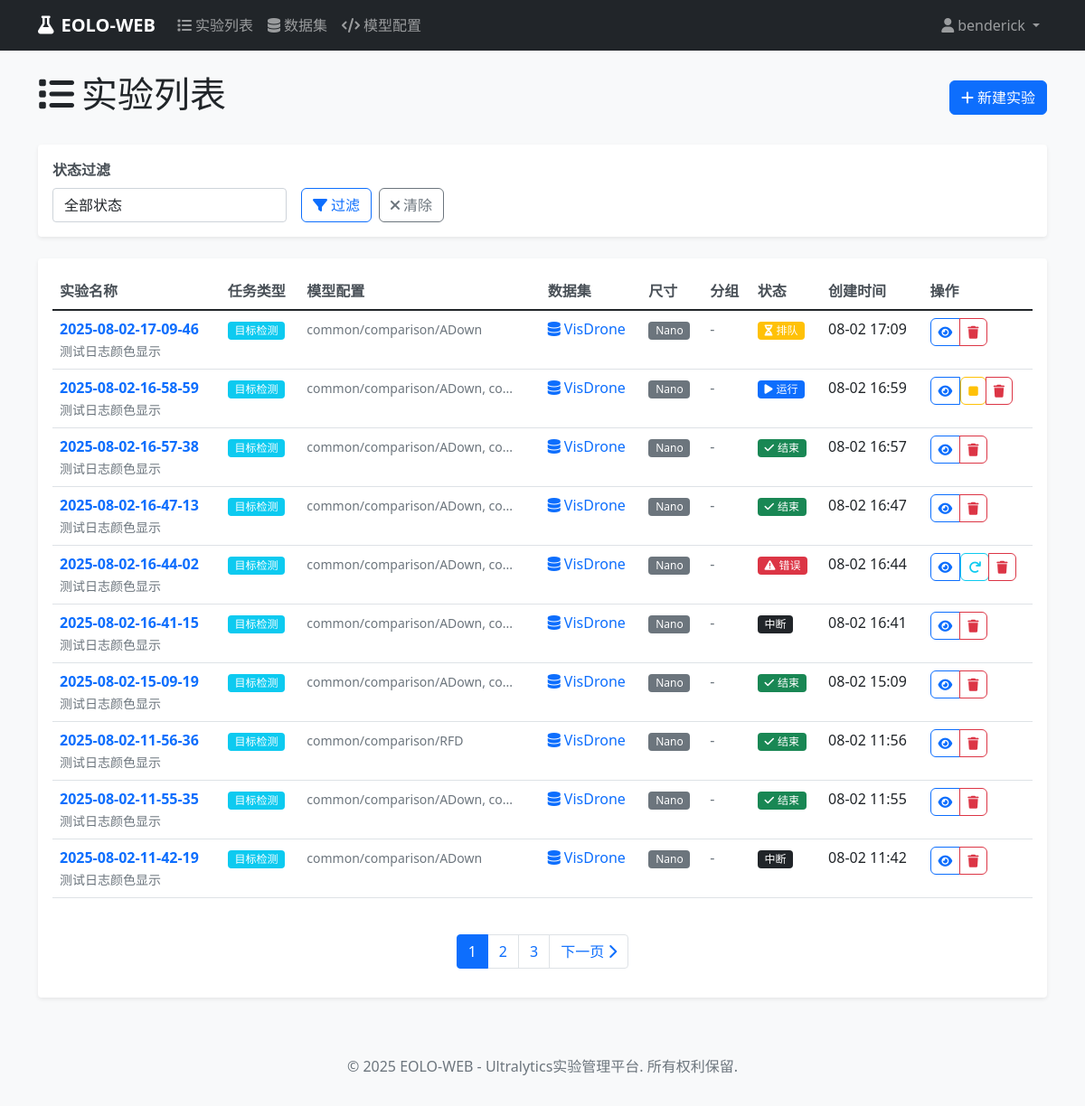
Page /experiments/list/ (signed in) on the earlier database version.
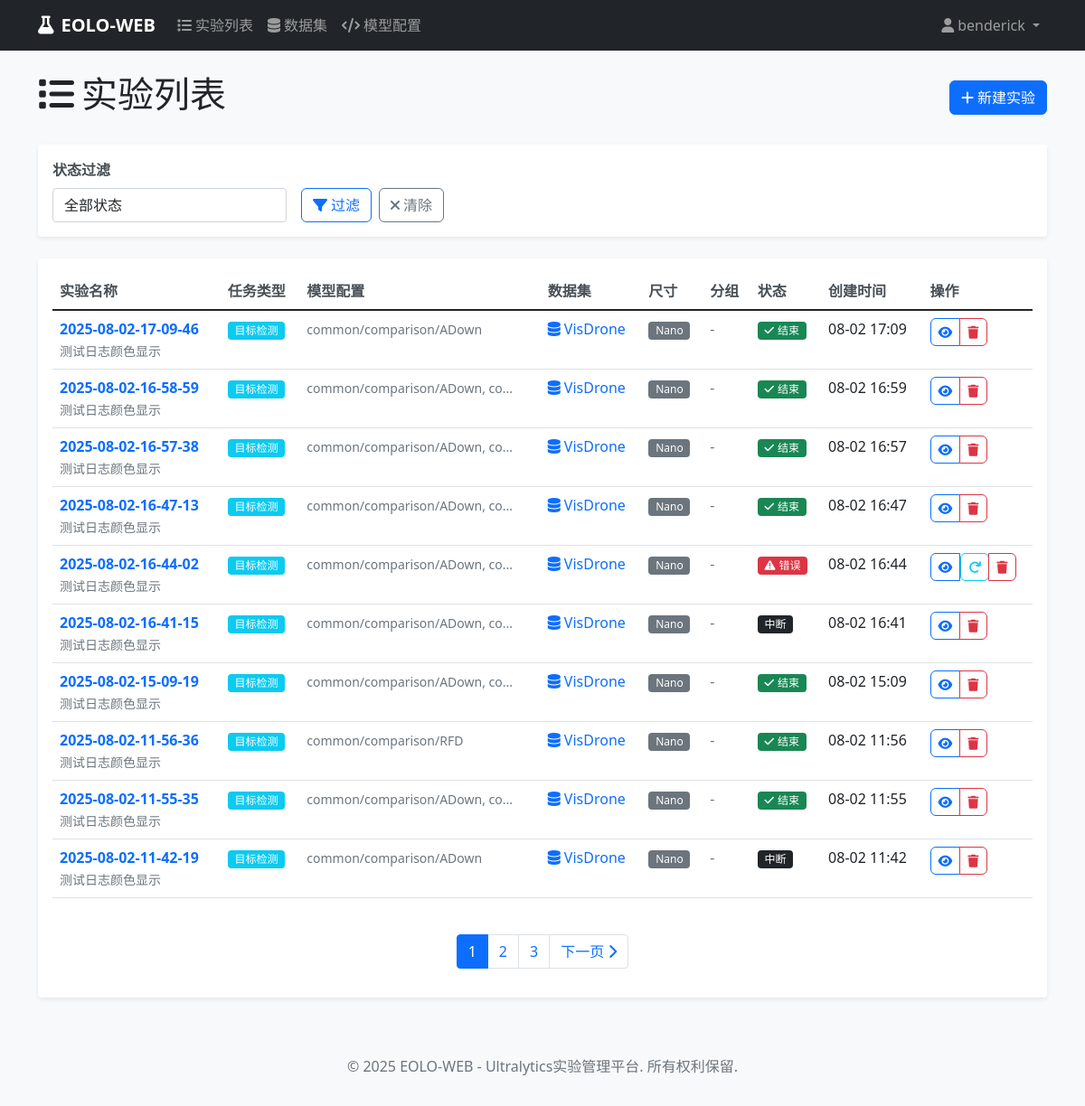
Same page on the later database version.
### experiments/models.py (models this page shows, shortened)
class Experiment(models.Model):
    EXPERIMENT_STATUS_CHOICES = [
        ('pending', '待启动'),
        ('queued', '排队'),
        ('running', '运行'),
        ('interrupted', '中断'),
        ('error', '错误'),
        ('completed', '完成'),
    ]
    TASK_TYPE_CHOICES = [
        ('detect', '目标检测'),
        ('segment', '实例分割'),
        ('classify', '图像分类'),
        ('pose', '姿态估计'),
        ('track', '目标跟踪'),
    ]
    name = models.CharField(max_length=200, verbose_name="实验名称")
    description = models.TextField(blank=True, null=True, verbose_name="实验描述")
    user = models.ForeignKey(User, on_delete=models.CASCADE, verbose_name="创建用户")
    task_type = models.CharField(max_length=20, choices=TASK_TYPE_CHOICES, default='detect', verbose_name="任务类型")
    model_configs = models.TextField(blank=True, null=True, verbose_name="模型配置", help_text="逗号分隔的模型配置路径")
    setting_config = models.CharField(max_length=200, blank=True, null=True, verbose_name="参数配置", help_text="参数配置文件路径")
    dataset = models.CharField(max_length=200, default='', verbose_name="数据集名称")
    epochs = models.IntegerField(default=100, verbose_name="训练轮数")
    batch_size = models.IntegerField(default=16, verbose_name="批量大小")
    device = models.CharField(max_length=20, default='auto', verbose_name="设备")
    SCALE_CHOICES = [
        ('n', 'Nano'),
        ('s', 'Small'),
        ('m', 'Medium'),
        ('l', 'Large'),
        ('x', 'Extra Large'),
    ]
    scale = models.CharField(max_length=1, choices=SCALE_CHOICES, default='n', verbose_name="尺寸")
    group = models.CharField(max_length=100, blank=True, null=True, verbose_name="分组")
    exp_timestamp = models.CharField(max_length=50, blank=True, null=True, verbose_name="实验时间戳")
    project_name = models.CharField(max_length=100, blank=True, null=True, verbose_name="项目名称")
    status = models.CharField(max_length=20, choices=EXPERIMENT_STATUS_CHOICES, default='pending', verbose_name="状态")
    command = models.TextField(blank=True, null=True, verbose_name="生成的命令")
    created_at = models.DateTimeField(auto_now_add=True, verbose_name="创建时间")
    updated_at = models.DateTimeField(auto_now=True, verbose_name="更新时间")
    started_at = models.DateTimeField(blank=True, null=True, verbose_name="开始时间")
    completed_at = models.DateTimeField(blank=True, null=True, verbose_name="完成时间")
    log_file = models.CharField(max_length=500, blank=True, null=True, verbose_name="日志文件")
    result_file = models.CharField(max_length=500, blank=True, null=True, verbose_name="结果文件")
    error_message = models.TextField(blank=True, null=True, verbose_name="错误信息")
    class Meta:
        verbose_name = "实验"
        verbose_name_plural = "实验"
        ordering = ['-created_at']
    @property
    def dataset_info(self):
        try:
            from datasets.models import DatasetManager
            manager = DatasetManager()
            dataset_obj = manager.get_dataset_by_name(self.dataset)
        except Exception:
            pass
        return None

### experiments/views.py (the view)
# urls.py: path('list/', views.experiment_list_view, name='list'),
@login_required
def experiment_list_view(request):
    experiments = Experiment.objects.filter(user=request.user)
    status_filter = request.GET.get('status')
    if status_filter:
        experiments = experiments.filter(status=status_filter)
    paginator = Paginator(experiments, 10)  # 每页显示10个实验
    page_number = request.GET.get('page')
    page_obj = paginator.get_page(page_number)
    context = {
        'page_obj': page_obj,
        'status_filter': status_filter,
    }
    return render(request, 'experiments/experiment_list.html', context)

### datasets/models.py (called while the page is built, shortened)
    def get_all_datasets(self):
        datasets = []
        if not os.path.exists(self.datasets_dir):
            return datasets

    def get_dataset_by_name(self, name):
        datasets = self.get_all_datasets()
        for dataset in datasets:
            if dataset.name == name:
                return dataset
        return None

### templates/experiments/experiment_list.html (shortened to what the changed rows need)
{% extends 'base.html' %}
{% block content %}
<div class="d-flex justify-content-between align-items-center mb-4">
    <h1><i class="fas fa-list me-2"></i>实验列表</h1>
</div>
<div class="card">
    <div class="card-body">
        {% if page_obj %}
        <div class="table-responsive">
            <table class="table table-hover">
                <thead>
                    <tr>
                        <th>实验名称</th>
                        <th>任务类型</th>
                        <th>模型配置</th>
                        <th>数据集</th>
                        <th>尺寸</th>
                        <th>分组</th>
                        <th>状态</th>
                        <th>创建时间</th>
                        <th>操作</th>
                    </tr>
                </thead>
                <tbody>
                    {% for experiment in page_obj %}
                    <tr>
                        <td>
                            <a href="{% url 'experiments:detail' experiment.pk %}" class="text-decoration-none fw-bold">
                                {{ experiment.name }}
                            </a>
                            {% if experiment.description %}
                            <br><small class="text-muted">{{ experiment.description|truncatechars:50 }}</small>
                            {% endif %}
                        </td>
                        <td>
                            <span class="badge bg-info">{{ experiment.get_task_type_display }}</span>
                        </td>
                        <td>
                            {% if experiment.model_configs %}
                                <small class="text-muted">{{ experiment.model_configs|truncatechars:30 }}</small>
                            {% else %}
                                <span class="text-muted">未配置</span>
                            {% endif %}
                        </td>
                        <td>
                            <a href="{% url 'datasets:detail' experiment.dataset %}" class="text-decoration-none">
                                <i class="fas fa-database me-1"></i>{{ experiment.dataset }}
                            </a>
                        </td>
                        <td>
                            <span class="badge bg-secondary">{{ experiment.get_scale_display }}</span>
                        </td>
                        <td>
                            {% if experiment.group %}
                                <span class="text-primary">{{ experiment.group }}</span>
                            {% else %}
                                <span class="text-muted">-</span>
                            {% endif %}
                        </td>
                        <td>
                            {% if experiment.status == 'pending' %}
                                <span class="badge bg-secondary">
                                    <i class="fas fa-clock me-1"></i>待启动
                                </span>
                            {% elif experiment.status == 'queued' %}
                                <span class="badge bg-warning">
                                    <i class="fas fa-hourglass-half me-1"></i>排队
                                </span>
                            {% elif experiment.status == 'running' %}
                                <span class="badge bg-primary">
                                    <i class="fas fa-play me-1"></i>运行
                                </span>
                            {% elif experiment.status == 'error' %}
                                <span class="badge bg-danger">
                                    <i class="fas fa-exclamation-triangle me-1"></i>错误
                                </span>
                            {% elif experiment.status == 'completed' %}
                                <span class="badge bg-success">
                                    <i class="fas fa-check me-1"></i>结束
                                </span>
                            {% else %}
                                <span class="badge bg-dark">{{ experiment.get_status_display }}</span>
                            {% endif %}
                        </td>
                        <td>{{ experiment.created_at|date:"m-d H:i" }}</td>
                        <td>
                            <div class="btn-group btn-group-sm">
                                <a href="{% url 'experiments:detail' experiment.pk %}"
                                   class="btn btn-outline-primary btn-sm" title="查看详情">
                                    <i class="fas fa-eye"></i>
                                </a>
                                {% if experiment.status == 'pending' %}
                                <a href="{% url 'experiments:edit' experiment.pk %}"
                                   class="btn btn-outline-secondary btn-sm" title="编辑实验">
                                    <i class="fas fa-edit"></i>
                                </a>
                                <form method="post" action="{% url 'experiments:start' experiment.pk %}"
                                      style="display: inline;">
                                    {% csrf_token %}
                                    <button type="submit" class="btn btn-outline-success btn-sm"
                                            title="启动实验"
                                            onclick="return confirm('确认启动实验 {{ experiment.name }}？')">
                                        <i class="fas fa-play"></i>
                                    </button>
                                </form>
                                {% elif experiment.status == 'running' %}
                                <form method="post" action="{% url 'experiments:stop' experiment.pk %}"
                                      style="display: inline;">
                                    <button type="submit" class="btn btn-outline-warning btn-sm"
                                            title="停止实验"
                                            onclick="return confirm('确认停止实验 {{ experiment.name }}？')">
                                        <i class="fas fa-stop"></i>
                                    </button>
                                </form>
                                {% endif %}
                                <a href="{% url 'experiments:delete' experiment.pk %}"
                                   class="btn btn-outline-danger btn-sm" title="删除实验">
                                    <i class="fas fa-trash"></i>
                                </a>
                            </div>
                        </td>
                    </tr>
                    {% endfor %}
                </tbody>
            </table>
        </div>
        {% endif %}
    </div>
</div>
{% endblock %}

Differences in the rows shown:
changed Experiment (number 1 of 10 on the later page): status "排队" → "结束"
changed Experiment (number 2 of 10 on the later page): status "运行" → "结束"
